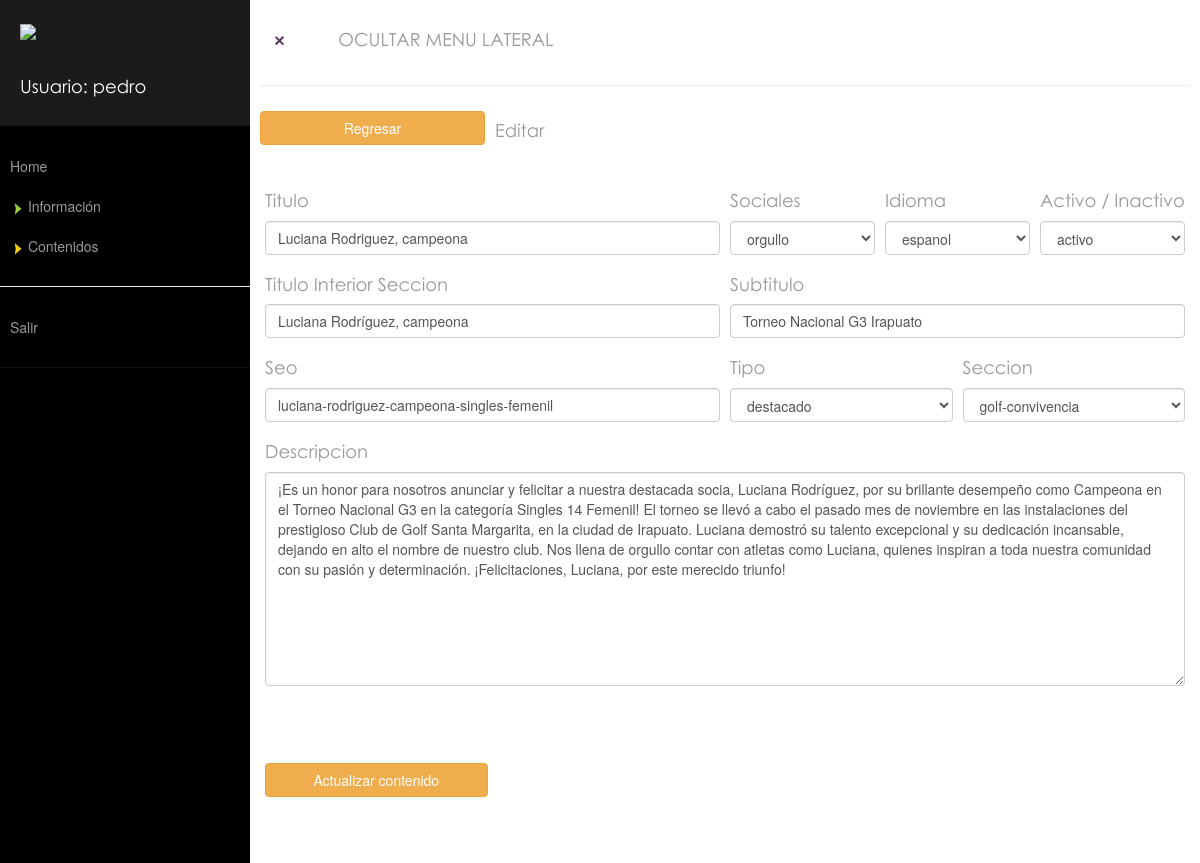
/panel/blog_edita.php?cve=2024 (signed in), run on the app's committed database.
### tables this page shows
CREATE TABLE `blog` (
  `id` int NOT NULL AUTO_INCREMENT,
  `uno` varchar(1000) NOT NULL,
  `dos` varchar(1000) NOT NULL,
  `tres` varchar(1000) NOT NULL,
  `cuatro` varchar(100) NOT NULL,
  `cinco` varchar(1000) NOT NULL,
  `seis` varchar(1000) NOT NULL,
  `siete` varchar(100) NOT NULL,
  `ocho` varchar(200) NOT NULL,
  `nueve` varchar(100) NOT NULL,
  `diez` varchar(100) NOT NULL,
  `once` varchar(1000) NOT NULL,
  `doce` varchar(100) NOT NULL,
  `trece` varchar(100) NOT NULL,
  `catorce` varchar(1000) NOT NULL,
  `quince` varchar(1000) NOT NULL,
  `dieciseis` varchar(1000) NOT NULL,
  `diecisiete` varchar(1000) NOT NULL,
  `dieciocho` varchar(1000) NOT NULL,
  `diecinueve` varchar(100) DEFAULT NULL,
  `veinte` varchar(100) DEFAULT NULL,
  `descripcion` varchar(10000) NOT NULL,
  `video` varchar(1000) DEFAULT NULL,
  `pdf` varchar(100) DEFAULT NULL,
  `f1` varchar(1000) DEFAULT NULL,
  `f2` varchar(10000) DEFAULT NULL,
  `f3` varchar(250) DEFAULT NULL,
  PRIMARY KEY (`id`)
);

### panel/blog_edita.php (the view, shortened to what this page needs)
<?php include("cabezera.php");?>
<body>
<div class="wrapper">
        <?php  include("admin.php"); ?>
      <div id="content">
           <div class="row">
                <div class=" col-xs-12 col-sm-1 text-left">
                  <button type="button" id="sidebarCollapse" class="btn">
                                  <span></span>
                  </button>
                </div>
                <div class=" col-xs-12 col-sm-4 text-left">
                  <h4 class="tipo color"> OCULTAR MENU LATERAL</h4>
                </div>
                <div class=" col-xs-12 ">
                  <hr>
                </div>
                <div class=" col-xs-12 col-sm-3 text-left">
                  <a href="blog_todos.php">
                      <button class="btn btn-block btn-warning"> Regresar </button>
                  </a>
                </div>
                <div class=" col-xs-12 col-sm-4 text-left">
                  <h4 class="tipo color"> Editar  </h4>
                </div>
                <div class=" col-xs-12 ">
                  <br>
                </div>
            </div>
<div class=" col-xs-12 col-sm-12 text-left">
<?php $clave = $_GET['cve'];
$re = mysqli_query($conexion,"SELECT * FROM blog WHERE id='$clave'");
while($row = mysqli_fetch_assoc($re)) { ?>
      <form action="blog_actualiza.php?cve2=<?php echo $row['id'];?>" method="post" enctype="multipart/form-data">
            <div class="row">
            <div class=" col-xs-12 col-sm-6 text-left">
                  <h4 class=" tipo">Titulo</h4>
                  <input type="text" name="uno" required class="form-control" value="<?php echo $row['uno'];?>" >
            </div>
            <div class="col-xs-12 col-sm-2 text-left">
                  <h4 class=" tipo">Sociales</h4>
                  <select name="nueve" id="nueve" required class="form-control">
                        <option value="<?php echo $row['nueve'];?>" selected="selected"><?php echo $row['nueve'];?></option>
                  </select>
            </div>
            <div class="col-xs-12 col-sm-2 text-left">
                  <h4 class=" tipo">Idioma</h4>
                  <select name="doce" id="doce" required class="form-control">
                        <option value="<?php echo $row['doce'];?>" selected="selected"><?php echo $row['doce'];?></option>
                  </select>
            </div>
            <div class="col-xs-12 col-sm-2 text-left">
                  <h4 class=" tipo">Activo / Inactivo</h4>
                  <select name="dos" id="dos" required class="form-control">
                        <option value="<?php echo $row['dos'];?>" selected="selected"><?php echo $row['dos'];?></option>
                  </select>
            </div>
      <div class=" col-xs-12">
      </div>
      <div class=" col-xs-6 text-left">
                  <h4 class=" tipo">Titulo Interior Seccion</h4>
                  <input type="text" name="siete" required class="form-control" value="<?php echo $row['siete'];?>" >
            </div>
            <div class=" col-xs-6 text-left">
                  <h4 class=" tipo">Subtitulo</h4>
                  <input type="text" name="ocho" class="form-control" value="<?php echo $row['ocho'];?>" >
            </div>
            <div class=" col-xs-12">
      </div>
            <div class=" col-xs-6 text-left">
                  <h4 class=" tipo">Seo </h4>
                  <input type="text" name="dieciocho" class="form-control" value="<?php echo $row['dieciocho'];?>" >
            </div>
            <div class="col-xs-12 col-sm-3 text-left">
                  <h4 class=" tipo">Tipo</h4>
                  <select name="tres" id="tres" required class="form-control">
                        <option value="<?php echo $row['tres'];?>" selected="selected"><?php echo $row['tres'];?></option>
                  </select>
            </div>
            <div class="col-xs-12 col-sm-3 text-left">
                  <h4 class=" tipo">Seccion</h4>
                  <select name="cuatro" id="cuatro" required class="form-control">
                        <option value="<?php echo $row['cuatro'];?>" selected="selected"><?php echo $row['cuatro'];?></option>
                  </select>
            </div>
            <div class=" col-xs-12">
            </div>
            <div class=" col-xs-12 text-left">
                  <h4 class=" tipo">Descripcion</h4>
                  <textarea type="text" name="descripcion" class="form-control" rows="10"><?php $des = str_replace("</br>","",$row['descripcion']); $des2 = str_replace("<br />","",$des); echo $des2; ?> </textarea>
            </div>
            <div class=" col-xs-3">
            </div>
            <div class=" col-xs-12">
            </div>
            <div class=" col-xs-3 text-left">
                  <p><br/></p>
                  <button type="submit" class="btn btn-warning btn-block" value="Enviar"> Actualizar contenido</button>
                  <p><br/></p>
            </div>
<?php } ?>
      </div>
</div>
</div>
</div>
</body>
</html>

### panel/css/estilos.css (style rules this page uses)
.tipo { font-family: fuente; }

### panel/css/barra.css (style rules this page uses)
body { font-family: 'Poppins', sans-serif; background: #ffffff; }
p { font-family: 'Poppins', sans-serif; font-size: 1.1em; font-weight: 300; line-height: 1.7em; color: #999; }
a, a:hover, a:focus { color: inherit; text-decoration: none; transition: all 0.3s; }
.wrapper { display: flex; width: 100%; align-items: stretch; perspective: 1500px; }
#content { width: 100%; padding: 20px; min-height: 100vh; transition: all 0.3s; }
#sidebarCollapse { width: 40px; height: 40px; background: #ffffff; cursor: pointer; }
#sidebarCollapse span { width: 80%; height: 2px; margin: 0 auto; display: block; background: rgb(89, 55, 94); transition: all 0.8s cubic-bezier(0.810, -0.330, 0.345, 1.375); transition-delay: 0.2s; }
#sidebarCollapse span:last-of-type { transform: rotate(-45deg) translate(1px, -1px); }

### data on the page
blog: uno "Luciana Rodriguez, campeona", nueve "orgullo", doce "espanol", dos "activo", siete "Luciana Rodríguez, campeona", ocho "Torneo Nacional G3 Irapuato", dieciocho "luciana-rodriguez-campeona-singles-femenil", tres "destacado", cuatro "golf-convivencia", descripcion "¡Es un honor para nosotros anunciar y felicitar a nuestra destacada socia, Luciana Rodríguez, por su brillante desempeño como Campeona en el Torneo Nacional G3 en la categoría Singles 14 Femenil! El torneo se llevó a cabo el pasado mes de noviembre en las instalaciones del prestigioso Club de Golf Santa Margarita, en la ciudad de Irapuato. Luciana demostró su talento excepcional y su dedicación incansable, dejando en alto el nombre de nuestro club. Nos llena de orgullo contar con atletas como Luciana, quienes inspiran a toda nuestra comunidad con su pasión y determinación. ¡Felicitaciones, Luciana, por este merecido triunfo!"

### other printed values
$_SESSION['usuario_login'] "pedro"
